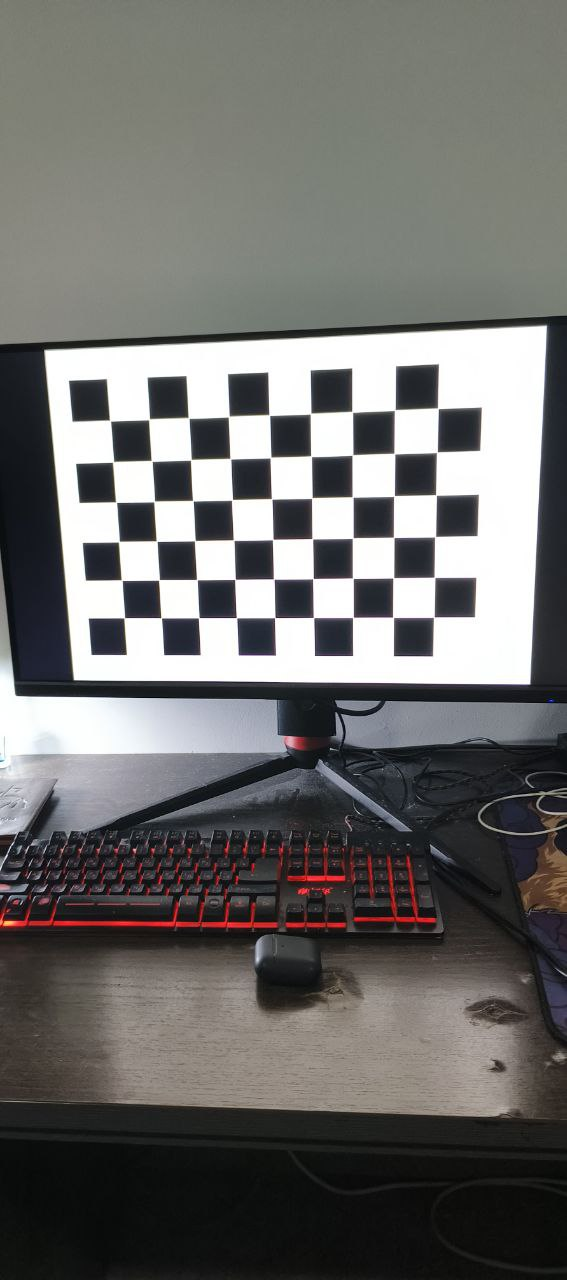
#> input picture images/photo_2025-06-01_21-06-59 (2).jpg, 567 x 1280 px; its folder holds only this picture in this run
$ python lab_1.py
#> lines starting #> are read from the running program, lines starting #| are printed output that depends on the picture; after the words box and inside, x2 and y2 are one past the last pixel; in counts of white or black regions, pixels touching at a corner belong together
import cv2
import numpy as np
import os
import glob

# Определение размеров шахматной доски
CHECKERBOARD = (6,9)
criteria = (cv2.TERM_CRITERIA_EPS + cv2.TERM_CRITERIA_MAX_ITER, 30, 0.001)

# Создание вектора для хранения векторов трехмерных точек для каждого изображения шахматной доски
objpoints = []
# Создание вектора для хранения векторов 2D точек для каждого изображения шахматной доски
imgpoints = []


# Определение мировых координат для 3D точек
objp = np.zeros((1, CHECKERBOARD[0] * CHECKERBOARD[1], 3), np.float32)
objp[0,:,:2] = np.mgrid[0:CHECKERBOARD[0], 0:CHECKERBOARD[1]].T.reshape(-1, 2)
prev_img_shape = None

# Извлечение пути отдельного изображения, хранящегося в данном каталоге
images = glob.glob('./images/*.jpg')
for fname in images:
    img = cv2.imread(fname)
#> img is the input picture: shape (1280, 567, 3); mean B, G, R 107.2, 109.1, 109.8
    gray = cv2.cvtColor(img,cv2.COLOR_BGR2GRAY)
    # Найти углы шахматной доски
    # Если на изображении найдено нужное количество углов, тогда ret = true
    ret, corners = cv2.findChessboardCorners(gray, CHECKERBOARD, cv2.CALIB_CB_ADAPTIVE_THRESH + cv2.CALIB_CB_FAST_CHECK + cv2.CALIB_CB_NORMALIZE_IMAGE)
#> ret = True; corners = 54 rows, first 8: [124.3, 617.8], [121.6, 580], [119, 541.5], [116.1, 502.2], [113, 461.9], [110, 420.6], [161.2, 617.8], [159, 579.9]

    """
    Если желаемый номер угла обнаружен,
    уточняем координаты пикселей и отображаем
    их на изображениях шахматной доски
    """
    if ret == True:
        objpoints.append(objp)
        # уточнение координат пикселей для заданных 2d точек.
        corners2 = cv2.cornerSubPix(gray, corners, (11,11),(-1,-1), criteria)
#> corners2 = 54 rows, first 8: [124.3, 617.7], [121.6, 580.1], [118.9, 541.6], [116.1, 502.2], [113.2, 461.8], [110, 420.5], [161.2, 617.8], [159, 579.9]

        imgpoints.append(corners2)

        # Нарисовать и отобразить углы
        img = cv2.drawChessboardCorners(img, CHECKERBOARD, corners2, ret)
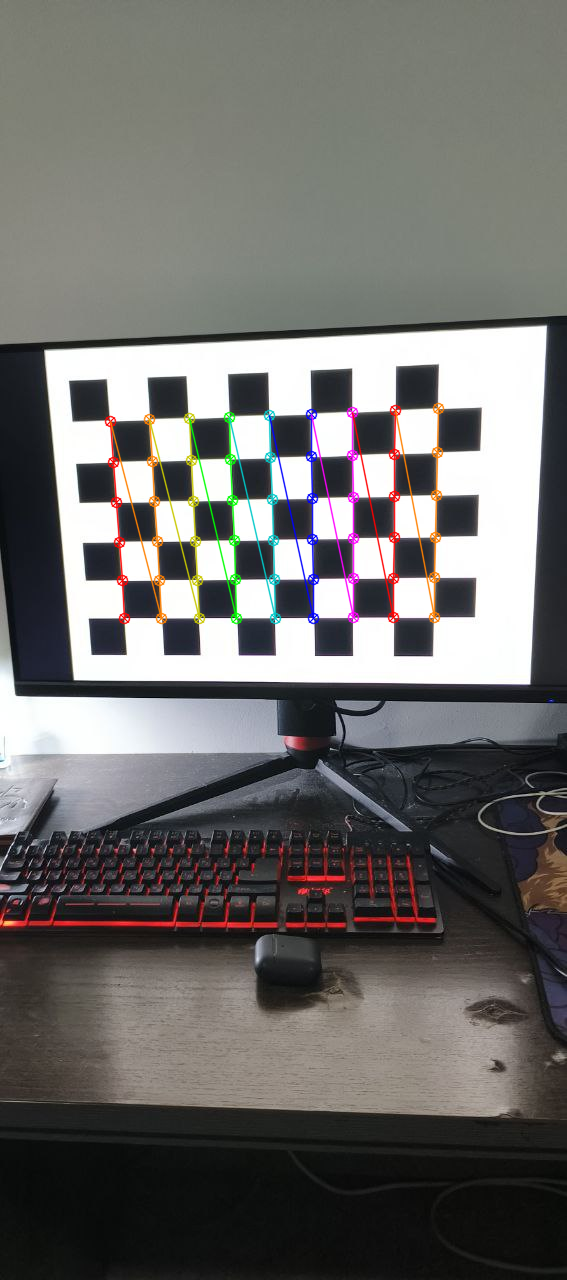
#> img: shape (1280, 567, 3); 2.03% of pixels changed, all inside (x1, y1, x2, y2) = (104, 402, 445, 625)

    cv2.imshow('img',img)
    cv2.waitKey(0)

cv2.destroyAllWindows()

h,w = img.shape[:2]

"""
Выполнение калибровки камеры с помощью
Передача значения известных трехмерных точек (объектов)
и соответствующие пиксельные координаты
обнаруженные углы (imgpoints)
"""
ret, mtx, dist, rvecs, tvecs = cv2.calibrateCamera(objpoints, imgpoints, gray.shape[::-1], None, None)
#> ret = 0.0778; mtx = [[968.4, 0, 234.3], [0, 963.7, 696.6], [0, 0, 1]]; dist = [[0.201, -1.55, 0.00444, -0.00659, 5.7]]; rvecs = ([0.0719, 0.353, -1.57],); tvecs = ([-2.9, -2.09, 25.63],)

print("\n=== Результаты калибровки камеры ===")
print("\nМатрица камеры:")
print(np.array2string(mtx, precision=4, suppress_small=True))
#| [[968.4143   0.     234.2905]
#|  [  0.     963.7462 696.5897]
#|  [  0.       0.       1.    ]]
print("\nКоэффициенты искажения:")
print(np.array2string(dist, precision=4, suppress_small=True))
#| [[ 0.2008 -1.5513  0.0044 -0.0066  5.7036]]
print("\nВекторы вращения:")
for i, rvec in enumerate(rvecs):
    print(f"Изображение {i+1}:")
    print(np.array2string(rvec, precision=4, suppress_small=True))
#> this loop made 1 pass
#> (printed output is left out)
print("\nВекторы перемещения:")
for i, tvec in enumerate(tvecs):
    print(f"Изображение {i+1}:")
    print(np.array2string(tvec, precision=4, suppress_small=True))
#> this loop made 1 pass
#> (printed output is left out)

# Оценка ошибки репроекции
mean_error = 0
for i in range(len(objpoints)):
    imgpoints2, _ = cv2.projectPoints(objpoints[i], rvecs[i], tvecs[i], mtx, dist)
    error = cv2.norm(imgpoints[i], imgpoints2, cv2.NORM_L2)/len(imgpoints2)
    mean_error += error
#> this loop made 1 pass
#> (error, mean_error) on pass 1: (0.0106, 0.0106)
#> after the loop, mean_error = 0.0106
print(f"\nСредняя ошибка репроекции: {mean_error/len(objpoints):.4f}")
#| Средняя ошибка репроекции: 0.0106

$ run again, on images/photo_2025-06-01_21-07-00 (4).jpg
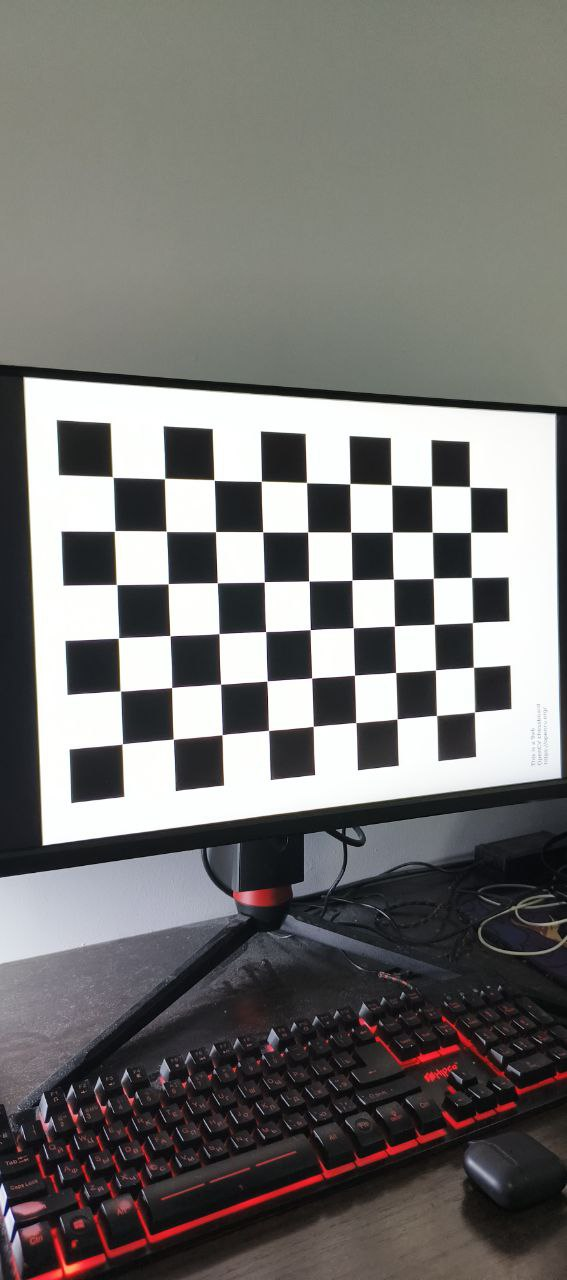
#> input picture images/photo_2025-06-01_21-07-00 (4).jpg, 567 x 1280 px
#> img is the input picture: shape (1280, 567, 3); mean B, G, R 113.5, 115.5, 117.1
#> `gray = cv2.cvtColor(img,cv2.COLOR_BGR2GRAY)`:
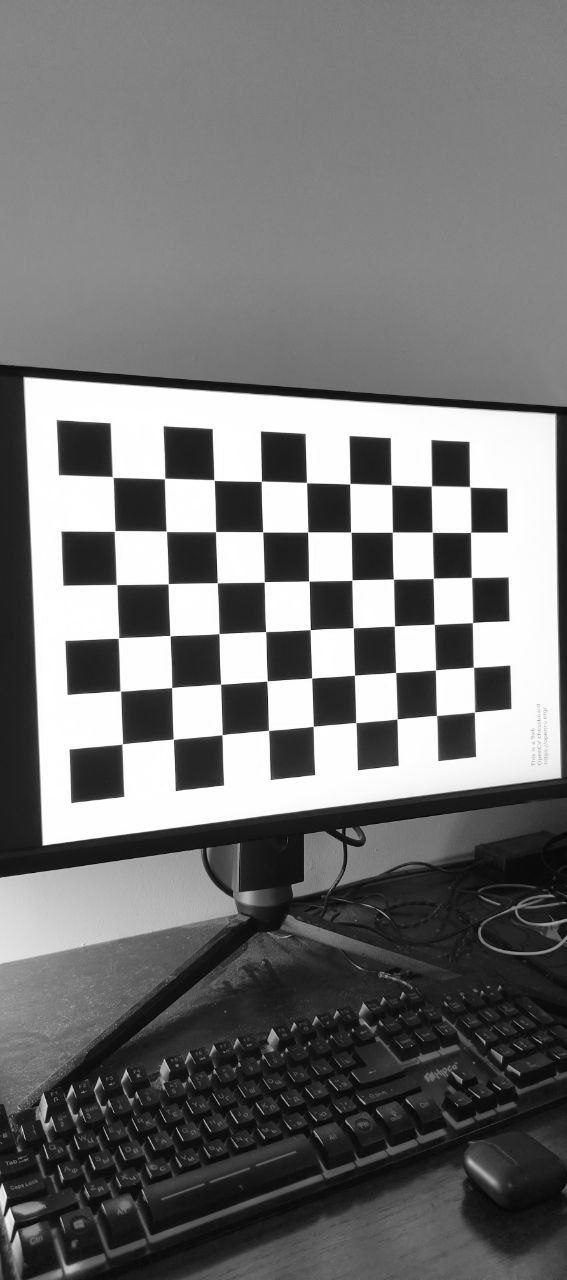
#> gray: shape (1280, 567); min 0, max 255, mean 115.7
#> `ret, corners = cv2.findChessboardCorners(gray, CHECKERBOARD, cv2.CALIB..`: ret = True; corners = 54 rows, first 8: [122.3, 743.7], [120.3, 690.9], [118.4, 638], [116.5, 584.6], [114.7, 530.9], [112.8, 477.2], [173.3, 739.3], [171.6, 687.5]
#> corners2 = 54 rows, first 8: [122.3, 743.9], [120.3, 691.1], [118.4, 638], [116.5, 584.5], [114.7, 530.9], [112.7, 477], [173.3, 739.2], [171.6, 687.5]
#> `img = cv2.drawChessboardCorners(img, CHECKERBOARD, corners2, ret)`:
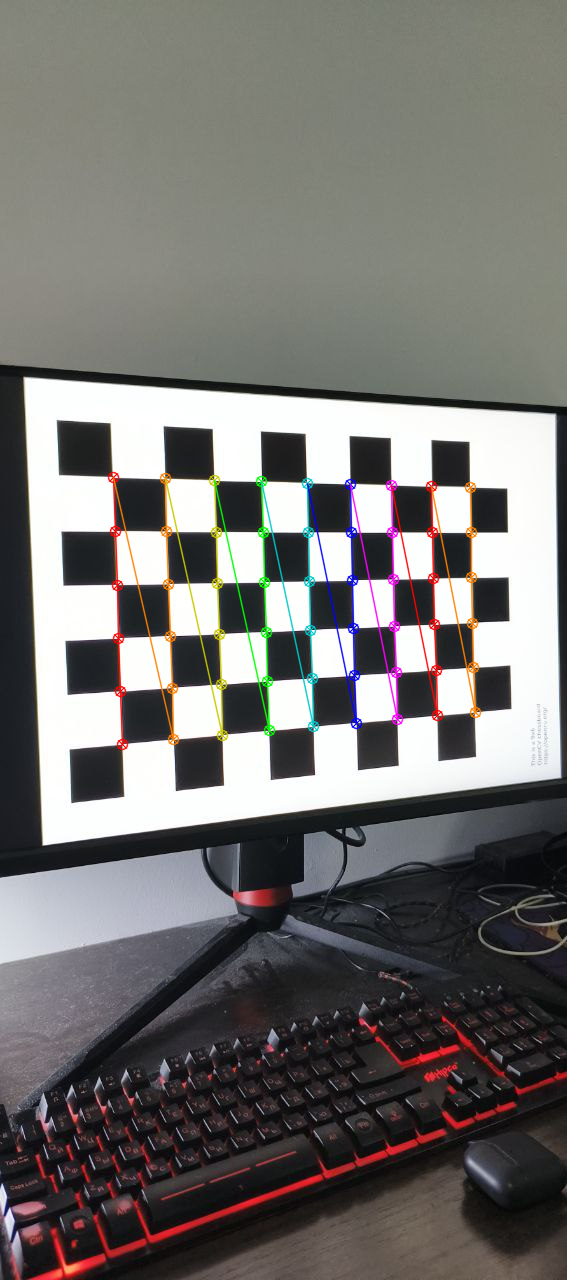
#> img: shape (1280, 567, 3); 2.32% of pixels changed, all inside (x1, y1, x2, y2) = (107, 471, 482, 751)
#> `ret, mtx, dist, rvecs, tvecs = cv2.calibrateCamera(objpoints, imgpoint..`: ret = 0.0896; mtx = [[1049.7, 0, 277.1], [0, 1018.7, 635.7], [0, 0, 1]]; dist = [[0.521, -13.33, -0.00197, 0.00439, 119.7]]; rvecs = ([0.398, -0.352, -1.57],); tvecs = ([-2.83, 2.04, 19.28],)
#| [[1049.7417    0.      277.1027]
#|  [   0.     1018.6698  635.7092]
#|  [   0.        0.        1.    ]]
#| [[  0.521  -13.3338  -0.002    0.0044 119.7448]]
#> the loop `for i, rvec in enumerate(rvecs):` made 1 pass
#> (printed output is left out)
#> the loop `for i, tvec in enumerate(tvecs):` made 1 pass
#> (printed output is left out)
#> the loop `for i in range(len(objpoints)):` made 1 pass
#> (error, mean_error) on pass 1: (0.0122, 0.0122)
#> after the loop `for i in range(len(objpoints)):`: mean_error = 0.0122
#| Средняя ошибка репроекции: 0.0122

$ run again, on images/photo_2025-06-01_21-07-00 (5).jpg
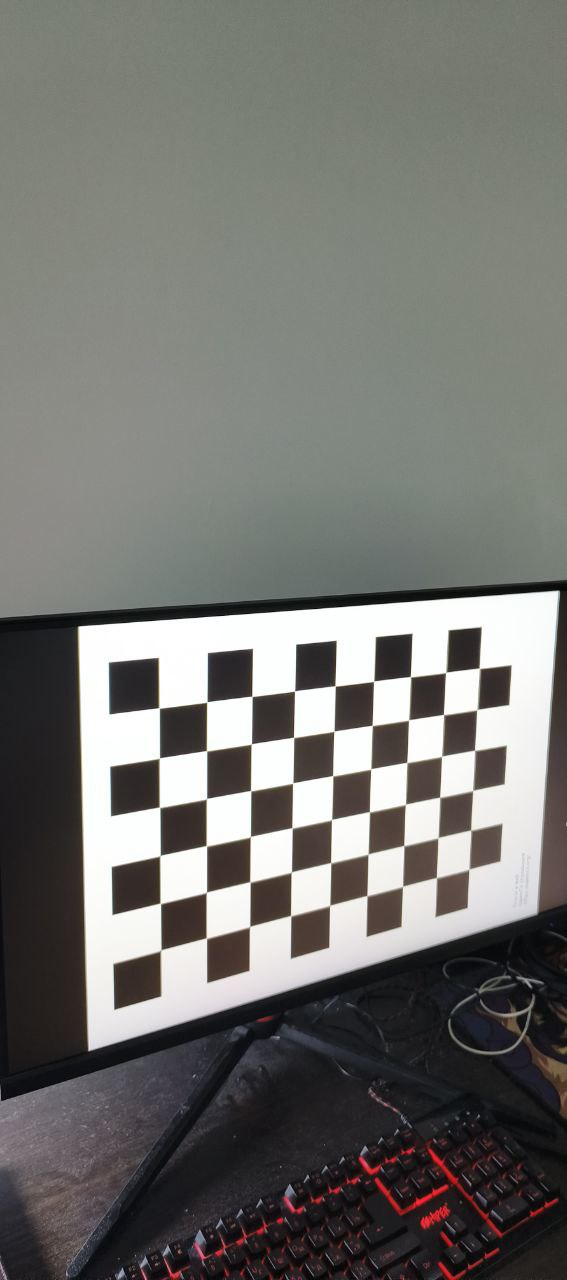
#> input picture images/photo_2025-06-01_21-07-00 (5).jpg, 567 x 1280 px
#> img is the input picture: shape (1280, 567, 3); mean B, G, R 112, 115.8, 115.9
#> `ret, corners = cv2.findChessboardCorners(gray, CHECKERBOARD, cv2.CALIB..`: ret = True; corners = 54 rows, first 8: [161.2, 949.7], [160.2, 903.3], [160, 855.6], [159.4, 807.2], [159.5, 757.9], [159.1, 707.9], [206.3, 938.1], [206.5, 892.2]
#> corners2 = 54 rows, first 8: [160.7, 950.3], [160.3, 903.4], [159.9, 855.7], [159.5, 807.3], [159.3, 758.2], [159.1, 708], [206.3, 938.2], [206.4, 892.4]
#> `img = cv2.drawChessboardCorners(img, CHECKERBOARD, corners2, ret)`:
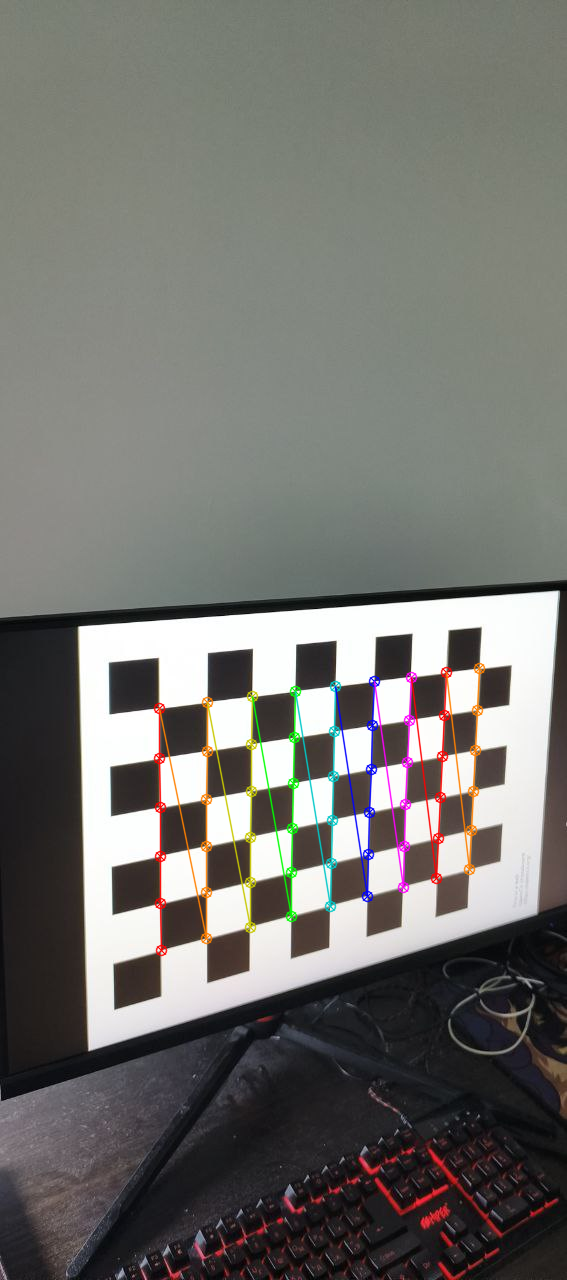
#> img: shape (1280, 567, 3); 2.12% of pixels changed, all inside (x1, y1, x2, y2) = (153, 662, 486, 957)
#> `ret, mtx, dist, rvecs, tvecs = cv2.calibrateCamera(objpoints, imgpoint..`: ret = 0.116; mtx = [[1054.5, 0, 364.9], [0, 1036.2, 656.9], [0, 0, 1]]; dist = [[0.184, -1.15, -0.00451, 0.0148, 4.31]]; rvecs = ([0.647, -0.328, -1.54],); tvecs = ([-4.05, 5.88, 20.8],)
#| [[1054.5312    0.      364.8639]
#|  [   0.     1036.2047  656.8646]
#|  [   0.        0.        1.    ]]
#| [[ 0.1844 -1.1501 -0.0045  0.0148  4.3114]]
#> the loop `for i, rvec in enumerate(rvecs):` made 1 pass
#> (printed output is left out)
#> the loop `for i, tvec in enumerate(tvecs):` made 1 pass
#> (printed output is left out)
#> the loop `for i in range(len(objpoints)):` made 1 pass
#> (error, mean_error) on pass 1: (0.0158, 0.0158)
#> after the loop `for i in range(len(objpoints)):`: mean_error = 0.0158
#| Средняя ошибка репроекции: 0.0158

$ run again, on images/photo_2025-06-01_21-07-00.jpg
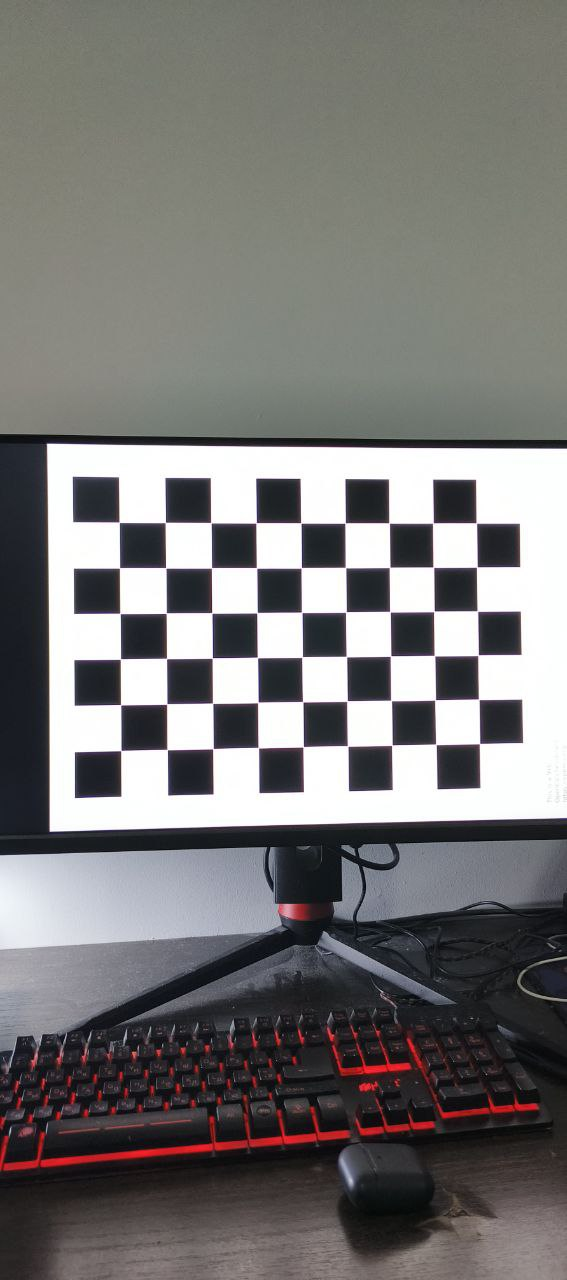
#> input picture images/photo_2025-06-01_21-07-00.jpg, 567 x 1280 px
#> img is the input picture: shape (1280, 567, 3); mean B, G, R 117.7, 118.7, 120.2
#> `ret, corners = cv2.findChessboardCorners(gray, CHECKERBOARD, cv2.CALIB..`: ret = True; corners = 54 rows, first 8: [120.8, 750.5], [120.6, 704.7], [120.4, 659.1], [119.8, 613.4], [119.5, 567.9], [119.3, 522.3], [167.3, 749.6], [166.7, 703.9]
#> corners2 = 54 rows, first 8: [120.8, 750.5], [120.6, 704.7], [120.4, 659], [120, 613.4], [119.5, 567.8], [119.2, 522.3], [167.2, 749.6], [166.7, 704]
#> `img = cv2.drawChessboardCorners(img, CHECKERBOARD, corners2, ret)`:
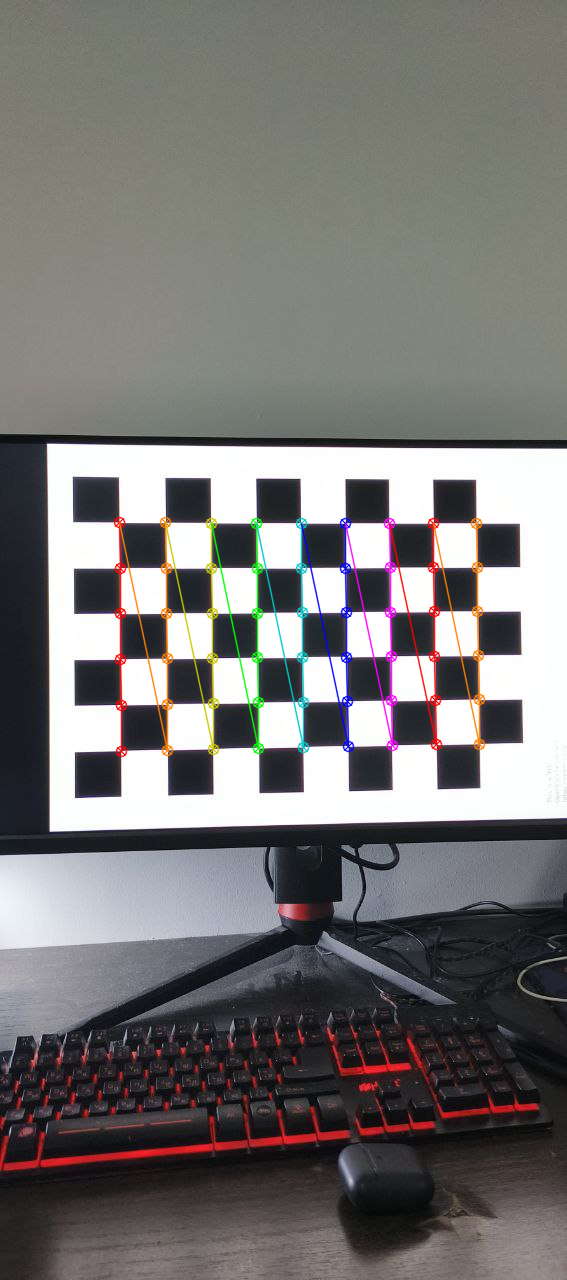
#> img: shape (1280, 567, 3); 2.18% of pixels changed, all inside (x1, y1, x2, y2) = (113, 516, 486, 758)
#> `ret, mtx, dist, rvecs, tvecs = cv2.calibrateCamera(objpoints, imgpoint..`: ret = 0.0721; mtx = [[837.8, 0, 300.7], [0, 837.9, 638.6], [0, 0, 1]]; dist = [[0.306, -5.47, -0.000801, 0.00276, 37.45]]; rvecs = ([0.0528, -0.0821, -1.58],); tvecs = ([-3.93, 2.45, 18.4],)
#| [[837.8215   0.     300.6658]
#|  [  0.     837.9321 638.5554]
#|  [  0.       0.       1.    ]]
#| [[ 0.3058 -5.4689 -0.0008  0.0028 37.452 ]]
#> the loop `for i, rvec in enumerate(rvecs):` made 1 pass
#> (printed output is left out)
#> the loop `for i, tvec in enumerate(tvecs):` made 1 pass
#> (printed output is left out)
#> the loop `for i in range(len(objpoints)):` made 1 pass
#> (error, mean_error) on pass 1: (0.00981, 0.00981)
#> after the loop `for i in range(len(objpoints)):`: mean_error = 0.00981
#| Средняя ошибка репроекции: 0.0098
